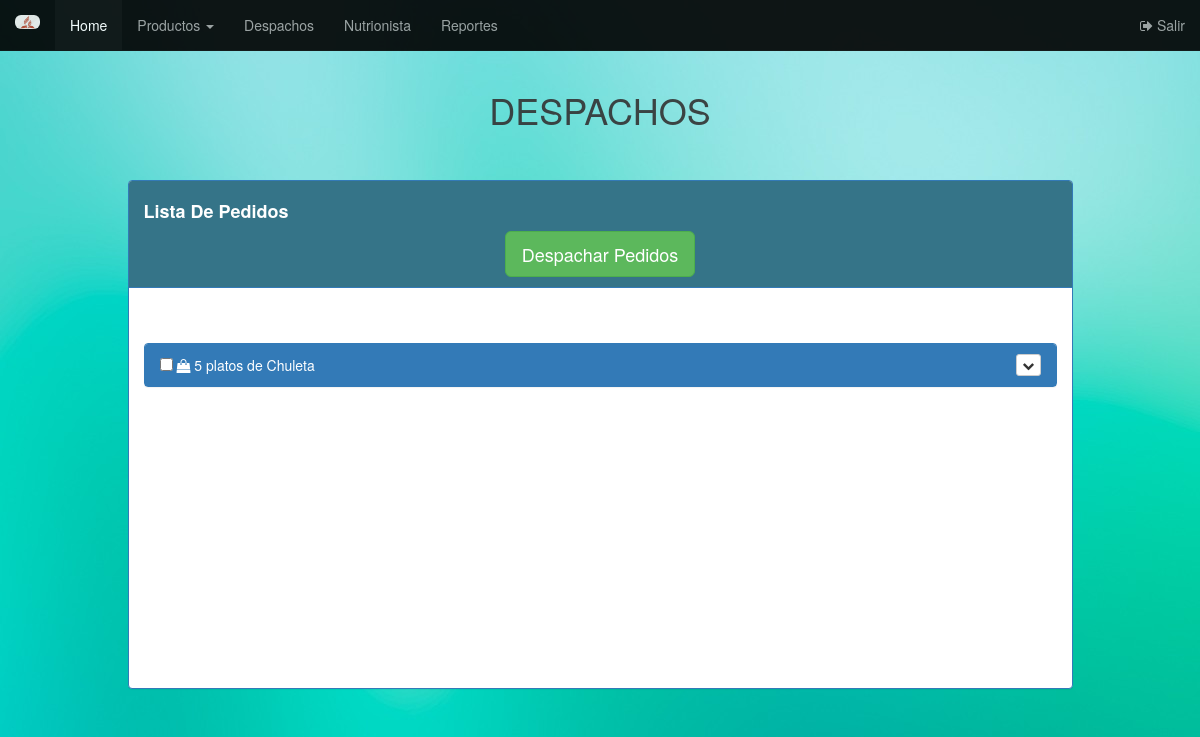
Page /view/menuAdmin.php?modo=gDespachos (signed in) on the earlier database version.
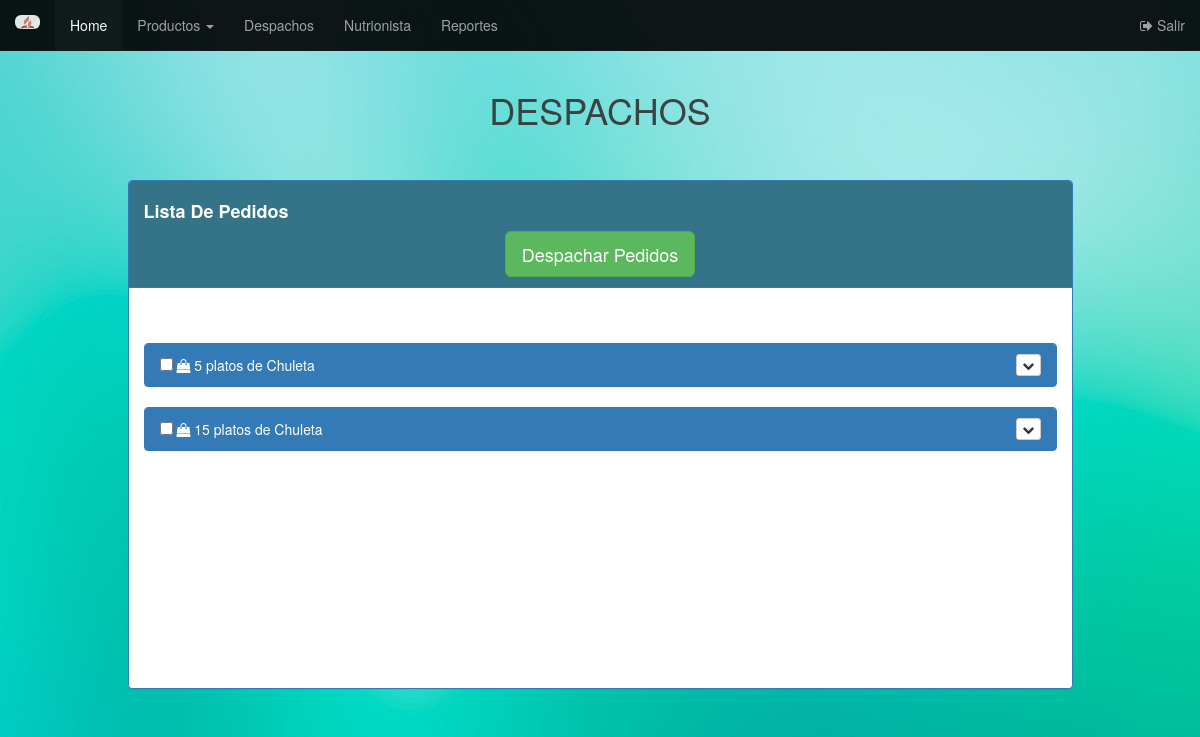
Same page on the later database version.
### tables this page shows
CREATE TABLE pedido(
    idPedido int not null auto_increment primary key,
    idPlato int null,
    cantidadPlato int null,
    pedidoDespachado bool not null,
    fechaPedido date not null,
    FOREIGN KEY(idPlato) REFERENCES plato (idPlato) ON UPDATE CASCADE ON DELETE CASCADE
);

CREATE TABLE plato (
	idPlato int not null auto_increment primary key,
	idCategoria int,
	nombre varchar(50) not null,
	imagen text null,
	FOREIGN KEY(idCategoria) REFERENCES categoriaPlato (idCategoria) ON UPDATE CASCADE ON DELETE CASCADE
);

### controller/ctrPedido.php (called while the page is built)
<?php
class ManagePedido
{
  private $Conexion;
  function __construct($conexion)
  {
    $this->Conexion = $conexion;
  }
  public function listar()
  {
    $consulta = new PedidoConsulta($this->Conexion);
    $consultaDetalle = new DetallePedidoConsulta($this->Conexion);
    $listaPedidos = $consulta->listaPedidosPendientes();
    $listaArrayPedidos = array();
    $i = 0;
    foreach ($listaPedidos as $listaP)
    {
      $pedido = new Pedido($listaP['cantidadPlato'], $listaP['nombre']);
      $pedido->IdPedido = $listaP['idPedido'];
      $pedido->PedidoDespachado = $listaP['pedidoDespachado'];
      $pedido->FechaPedido = $listaP['fechaPedido'];
      $listaDetallePedidos = $consultaDetalle->listaDetallePedido($pedido->IdPedido);
      foreach ($listaDetallePedidos as $listaDP)
      {
        $detallePedido = new DetallePedido($listaDP['cantidad']." - ".$listaDP['abreviatura'], $listaDP['idPedido'], $listaDP['nombreProducto']);
        $detallePedido->IdDetallePedido = $listaDP['idDetallePedido'];
        $pedido->setListaDetallePedido($detallePedido);
      }
      $listaArrayPedidos[$i] = $pedido;
      $i++;
    }
    return $listaArrayPedidos;
  }
}
?>

### model/PedidoConsulta.php (called while the page is built, shortened)
<?php
class PedidoConsulta
{
  private $Conexion;
  function __construct($con)
  {
    $this->Conexion = $con;
  }
  public function listaPedidosPendientes()
  {
    $query = " SELECT pe.idPedido, p.nombre, pe.cantidadPlato, pe.pedidoDespachado, pe.fechaPedido
               FROM pedido as pe LEFT JOIN plato as p on pe.idPlato = p.idPlato
               WHERE  pe.pedidoDespachado = 0";
    $consulta = $this->Conexion->prepare($query);
    $consulta->execute();
    $registro = $consulta->fetchAll();
    return $registro;
  }
}
?>

### model/pedido.php (called while the page is built, shortened)
<?php
class Pedido
{
  function __construct($cantidad, $plato)
  {
    $this->CantidadPlato = $cantidad;
    $this->C_Plato = $plato;
  }
  public function __get($atributo)
  {
    if (property_exists($this, $atributo)) {
      return $this->$atributo;
    }else {
      return "Error al encontrar Atributo GET {$atributo} .";
    }
  }
}
?>

### model/DetallePedidoConsulta.php (called while the page is built)
<?php
class DetallePedidoConsulta
{
  private $Conexion;
  function __construct($con)
  {
    $this->Conexion = $con;
  }
  public function listaDetallePedido($pedido)
  {
    $query = "SELECT d.idDetallePedido, a.idAlmacen, p.nombreProducto, u.abreviatura, u.nombre, cp.nombreCategoria, d.idPedido, d.cantidad
              FROM detallepedido d, almacen a, producto p, udiadmedida u, categoriaproducto cp
              WHERE d.idAlmacen = a.idAlmacen
              AND a.idProducto = p.idProducto
              AND p.idUnidMedida = u.idUnidMedida
              AND p.idCatProducto = cp.idCatProducto
              AND d.idPedido = :pedido";
    $consulta = $this->Conexion->prepare($query);
    $consulta->bindParam(':pedido', $pedido);
    $consulta->execute();
    $registro = $consulta->fetchAll();
    return $registro;
  }
}
?>

### view/despachosForm.php (the view, shortened to what this page needs)
<?php
include '../model/pedido.php';
include '../model/PedidoConsulta.php';
include '../model/DetallePedidoConsulta.php';
include '../controller/ctrPedido.php';
$conexion = new Conexion();
$pedidoManage = new ManagePedido($conexion);
$listaPedidos = $pedidoManage->listar();
$i = 0;
?>
<div class="container">
  <div class="row">
    <div class="text-center" style="opacity:0.9;">
        <h1>DESPACHOS</h1>
    </div>
    <div class="col-xs-1 col-sm-1 col-md-1"></div>
    <div class="col-xs-10 col-sm-10 col-md-10">
      <br><br>
      <div class="panel panel-primary">
        <div class="panel-heading" style="background-color: rgb(53, 116, 136)"><h4><strong>Lista De Pedidos</strong></h4>
          <center><button type="button" name="despachar" class="btn btn-success btn-lg" id="despacharPedidos">Despachar Pedidos</button></center>
        </div>
        <div class="panel-body" style="height: 400px">
          <br><div id="mensaje">
            <br>
            <?php if ($listaPedidos)
            {
               foreach ($listaPedidos as $listaP): $i++;?>
                <div class="panel panel-primary">
                  <div class="panel-heading" id="accordion">
                    <input type="checkbox" class="despacho" name="despacho[]" value="<?php echo $listaP->IdPedido ?>">
                    <?php if ($listaP->C_Plato): ?>
                      <span class="fa fa-shopping-bag"></span> </i><?php echo $listaP->CantidadPlato." platos de ".$listaP->C_Plato ?>
                    <?php else: ?>
                      <span class="fa fa-shopping-bag"></span> </i>Productos Independientes
                    <?php endif; ?>
                    <div class="btn-group pull-right">
                      <a type="button" class="btn btn-default btn-xs" data-toggle="collapse" data-parent="#accordion" href="#detalle<?php echo $listaP->IdPedido; ?>">
                        <span class="fa fa-chevron-down"></span>
                      </a>
                    </div>
                  </div>
                </div>
              <?php endforeach;
            }
            else { ?>
              <div class="text-center">
                <p style="color:red">No Existen pedidos a ser despachados</p>
              </div>
            <?php } ?>
          </div><br>
        </div>
      </div>
    </div>
    <div class="col-xs-1 col-sm-1 col-md-1"></div>
  </div>
</div>

### view/menuAdmin.php (shortened to what this page needs)
<?php
  if (isset($_SESSION['user'])) {
    include '../controller/ctrIndex.php';
    if (isset($_GET['modo'])) {
        $menu = new ManagePage($_GET['modo']);
        $menu->menuAdmin();
    }else {
      $menu = new ManagePage("default");
      $menu->menuAdmin();
    }
  }else {
    header("Location: ../index.php?modo=AccesDenied");
  }
?>

### controller/ctrIndex.php (shortened to what this page needs)
<?php
class ManagePage
{
  private $Modo;
  public function __construct($modo)
  {
    $this->Modo = $modo;
  }
        ?>
          <?php
  public function MenuAdmin()
  {
    switch ($this->Modo) {
        ?>
        <?php
      case 'gDespachos':
        include 'headerAdmin.php';
        include 'despachosForm.php';
        include 'footerAdmin.php';
        break;
          ?>
        <?php
    }
  }
}
?>

### view/headerAdmin.php (shortened to what this page needs)
<!DOCTYPE html>
<html lang="en">
<head>
	<link rel="stylesheet" href="css/estiloMenAdmin.css">
	<link rel="stylesheet" href="css/tabsDespachos.css">
	<link rel="stylesheet" href="css/bootstrap.min.css">
	<link rel="stylesheet" href="css/bootstrap-select.min.css">
  <link rel="stylesheet" href="css/font-awesome/css/font-awesome.min.css">
</head>
<body>
	<header>
		<nav class="navbar navbar-inverse navbar-fixed-top" style="background-color: black; opacity:0.91">
			<div class="container-fluid">
				<div class="navbar-header">
					<a class="navbar-brand" href="#"><img src="../view/multimedia/img/logo.png" class="img-responsive img-rounded"   width="25" height="25" ></a>
				</div>
				<div class="collapse navbar-collapse" id="myNavbar">
					<ul class="nav navbar-nav">
						<li class="active"><a href="menuAdmin.php">Home</a></li>
						<li class="dropdown">
		          <a href="#" class="dropdown-toggle" data-toggle="dropdown" role="button" aria-haspopup="true" aria-expanded="false">Productos <span class="caret"></span></a>
		        </li>
						<li><a href="menuAdmin.php?modo=gDespachos">Despachos</a></li>
						<li><a href="#">Nutrionista</a></li>
						<li><a href="#">Reportes</a></li>
					</ul>
					<ul class="nav navbar-nav navbar-right">
						<li><a href="#"><?php echo ucwords(strtolower($_SESSION['user'])); ?></a></li>
						<li><a href="menuAdmin.php?modo=cerrarSesion"><span class="fa fa-sign-out"></span> Salir</a></li>
					</ul>
				</div>
			</div>
		</nav>
	</header>

### view/footerAdmin.php (shortened to what this page needs)
</body>
</html>

### view/css/estiloMenAdmin.css (style rules this page uses)
body { padding-top: 70px; background-image: url("../multimedia/img/fondo.jpg"); backgroun-repeat: no-repeat; width=100%; height=100%; margin=0; border=0; padding=0; }

### view/css/tabsDespachos.css (style rules this page uses)
.panel-body { overflow-y: scroll; }

Differences in the rows shown:
added pedido: cantidadPlato "15", idPlato.nombre "Chuleta"
